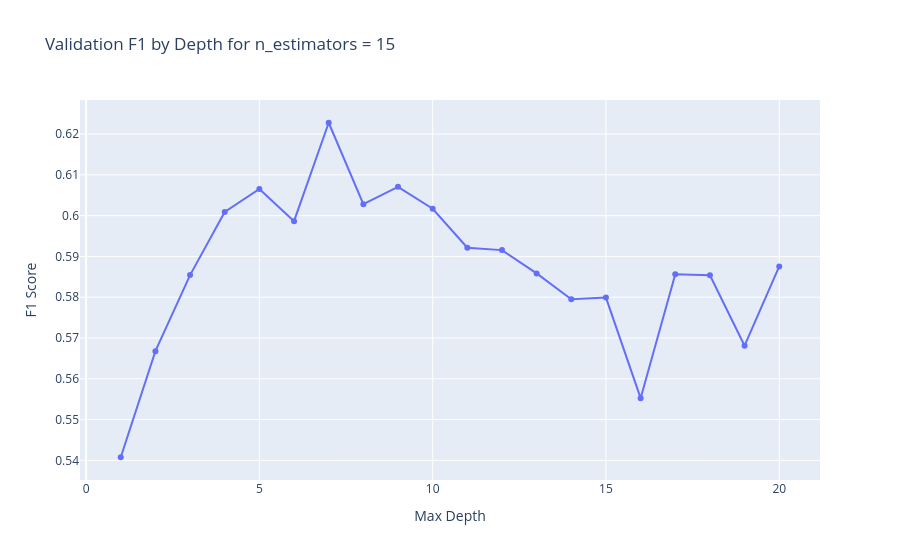

The code cell stored with this chart in its notebook:
### Markdown cell above
#### 4.2.2 - Upsample

### Code cell
model_rfc_up, n_estimators, depth, f1_rfc_up, roc_auc_rfc_up = rfc_optimizer(
    features_train_le_up,
    target_train_le_up,
    features_val_le,
    target_val_le,
)

scores_df.loc[len(scores_df)] = [
    'model_rfc_up',
    n_estimators,
    depth,
    f1_rfc_up,
    roc_auc_rfc_up
]

### Figure 1 — Plotly figure (JSON) as saved in the notebook; plotly's stock layout.template omitted (floating-point values rounded to 4 significant figures)
{"data": [{"hovertemplate": "Max Depth=%{x}<br>F1 Score=%{y}<extra></extra>", "legendgroup": "", "line": {"color": "#636efa", "dash": "solid"}, "marker": {"symbol": "circle"}, "mode": "lines+markers", "name": "", "orientation": "v", "showlegend": false, "type": "scatter", "x": [1.0, 2.0, 3.0, 4.0, 5.0, 6.0, 7.0, 8.0, 9.0, 10.0, 11.0, 12.0, 13.0, 14.0, 15.0, 16.0, 17.0, 18.0, 19.0, 20.0], "xaxis": "x", "y": [0.5408, 0.5668, 0.5854, 0.6009, 0.6065, 0.5986, 0.6228, 0.6028, 0.6071, 0.6017, 0.5921, 0.5915, 0.5858, 0.5795, 0.5799, 0.5552, 0.5857, 0.5854, 0.5681, 0.5876], "yaxis": "y"}], "layout": {"legend": {"tracegroupgap": 0}, "title": {"text": "Validation F1 by Depth for n_estimators = 15"}, "xaxis": {"anchor": "y", "domain": [0, 1], "title": {"text": "Max Depth"}}, "yaxis": {"anchor": "x", "domain": [0, 1], "title": {"text": "F1 Score"}}}}
